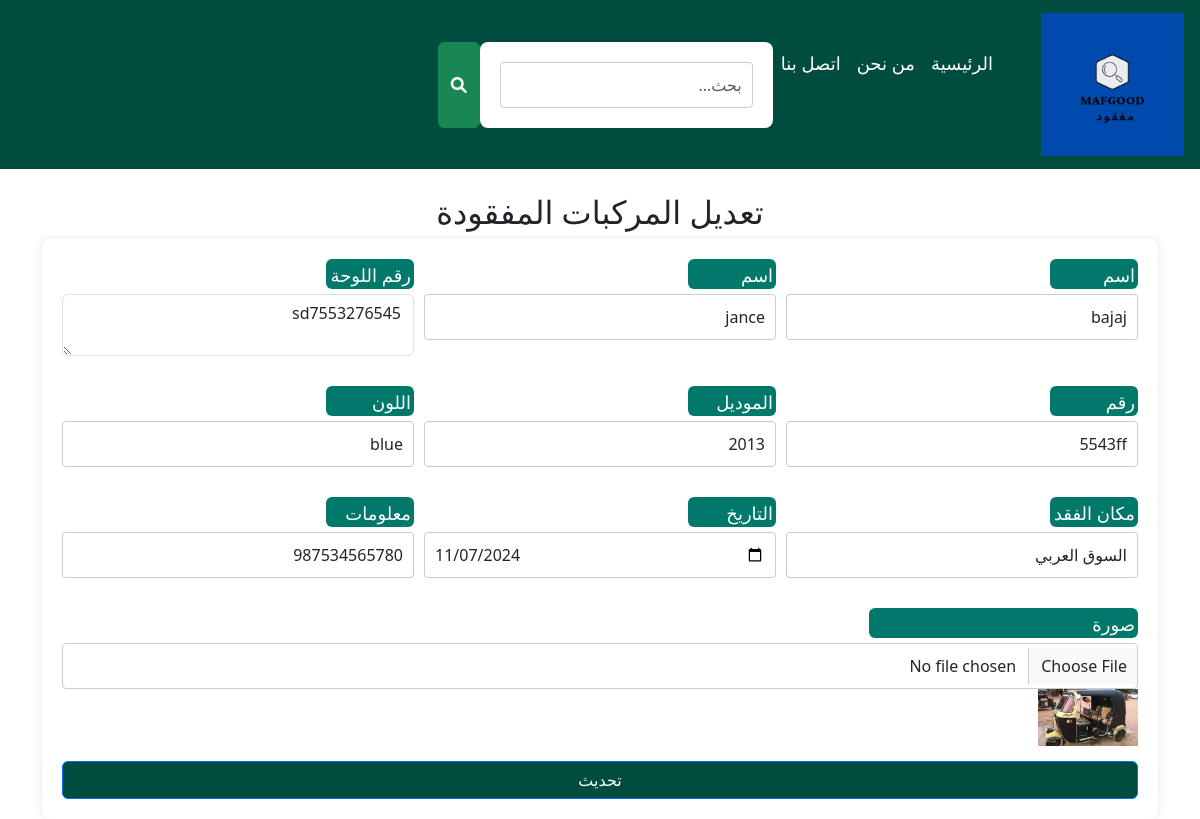
The app's page /edit_found_vehicles.php?id=5008 (signed in) with its own data.
### tables this page shows
CREATE TABLE `found_vehicles` (
  `id` int(11) NOT NULL,
  `name` varchar(100) NOT NULL,
  `vehicle_type` varchar(100) NOT NULL,
  `plate_number` varchar(255) NOT NULL,
  `chassis` varchar(255) NOT NULL,
  `model` varchar(255) NOT NULL,
  `color` varchar(255) NOT NULL,
  `location` varchar(100) DEFAULT NULL,
  `date` date NOT NULL,
  `contact` varchar(255) NOT NULL,
  `image` varchar(255) NOT NULL,
  `user_id` int(11) DEFAULT NULL
);

### edit_found_vehicles.php (the view, shortened to what this page needs)
<?php
include('config.php');
if (isset($_GET['id'])) {
    $id = $_GET['id'];
    $result = mysqli_query($con, "SELECT * FROM found_vehicles WHERE id='$id'");
    $row = mysqli_fetch_array($result);
} else {
    header("Location: view_found_vehicles.php");
    exit;
}
?>
<!DOCTYPE html>
<html lang="ar">
<head>
    <link rel="stylesheet" href="display.css">
    <link rel="stylesheet" href="bootstrap/css/bootstrap.min.css">
    <link rel="stylesheet" href="https://cdnjs.cloudflare.com/ajax/libs/font-awesome/6.0.0-beta3/css/all.min.css">
</head>
<nav class="navbar navbar-expand-lg" style="background-color:#004d40;">
    <a class="navbar-brand" href="home_page.php">
    <img src="images/website/logo.png" alt="Logo image" id="logo-img" class="d-inline-block align-top">
    </a>
    <div class="collapse navbar-collapse" id="navbarNav">
        <ul class="navbar-nav">
            <li class="nav-item"><a class="nav-link" href="home_page.php">الرئيسية</a></li>
            <li class="nav-item"><a class="nav-link" href="we.html">من نحن</a></li>
            <li class="nav-item"><a class="nav-link" href="connect.php">اتصل بنا</a></li>
            <li>
            <li class="nav-item">
            <form  method="post" action="search.php" class="d-flex">
                        <input type="text" name="query" class="form-control search-bar" placeholder="بحث..." style="padding:nane">
    </li>
                        <button type="submit" class="btn btn-success search-button"><i class="fas fa-search"></i></button>
            </li>
        </ul>
    </div>
</nav>
<div class="container">
        <h2 class="text-center mt-4">تعديل المركبات المفقودة</h2>
        <form action="" method="post" enctype="multipart/form-data">
<div class="form-group" style="display: flex; gap: 10px;">
<div style="flex: 1;">
                <label for="name">اسم الشركة</label>
                <input type="text" name="name" class="form-control" value="<?php echo $row['name']; ?>" required>
            </div>
        <div style="flex: 1;">
                <label for="vehicle_type">اسم المركبة</label>
                <input type="text" name="vehicle_type" class="form-control" value="<?php echo $row['vehicle_type']; ?>" required>
            </div>
        <div style="flex: 1;">
                <label for="plate_number">رقم اللوحة</label>
                <textarea name="plate_number" class="form-control" required><?php echo $row['plate_number']; ?></textarea>
            </div>
</div>
<div class="form-group" style="display: flex; gap: 10px;">
<div style="flex: 1;">
                <label for="chassis">رقم الشاسي</label>
                <input type="text" name="chassis" class="form-control" value="<?php echo $row['chassis']; ?>" required>
            </div>
            <div style="flex: 1;">
                <label for="model">الموديل</label>
                <input type="text" name="model" class="form-control" value="<?php echo $row['model']; ?>" required>
            </div>
            <div style="flex: 1;">
                <label for="color">اللون</label>
                <input type="text" name="color" class="form-control" value="<?php echo $row['color']; ?>" required>
            </div>
</div>
            <div class="form-group" style="display: flex; gap: 10px;">
            <div style="flex: 1;">
                <label for="location">مكان الفقد</label>
                <input type="text" name="location" class="form-control" value="<?php echo $row['location']; ?>" required>
            </div>
            <div style="flex: 1;">
                <label for="date">التاريخ</label>
                <input type="date" name="date" class="form-control" value="<?php echo $row['date']; ?>" required>
            </div>
            <div style="flex: 1;">
                <label for="contact"  class="lab">معلومات الاتصال</label>
                <input type="text" name="contact" class="form-control" value="<?php echo $row['contact']; ?>" required>
            </div>
            </div>
            <div class="form-group">
                <label for="image">صورة</label>
                <input type="file" name="image" class="form-control">
                <img src="<?php echo $row['image']; ?>" width="100" alt="Image">
            </div>
            <button type="submit" name="update" class="btn btn-primary btn-block laa ">تحديث</button>
        </form>
    </div>
</body>
</html>

### display.css (style rules this page uses)
.navbar-nav .nav-link { color: white !important; font-size: 18px; }
.navbar-nav { justify-content: left; }
.container { max-width: 1200px; margin: 0 auto; padding: 0 10px; }
form { background-color: #ffffff; padding: 20px; border-radius: 8px; box-shadow: 0 0 10px rgba(0, 0, 0, 0.1); }
form div { margin-bottom: 15px; }
form label { display: block; margin-bottom: 5px; background-color:#00796b; font-size: 18px; color: white; height: 30px; width: 25%; border-radius: 6px; padding: 3px; }
form input[type="text"], form input[type="date"], form input[type="file"], form button, form select { width: 100%; padding: 10px; border: 1px solid #ccc; border-radius: 4px; font-size: 16px; }

### edit_found_vehicles.php (style rules this page uses)
.laa { background-color: #004d40; color: white; }

### records on screen
found_vehicles: name "bajaj", vehicle_type "jance", plate_number "sd7553276545", chassis "5543ff", model "2013", color "blue", location "السوق العربي", date "11/07/2024", contact "987534565780", image (picture)
